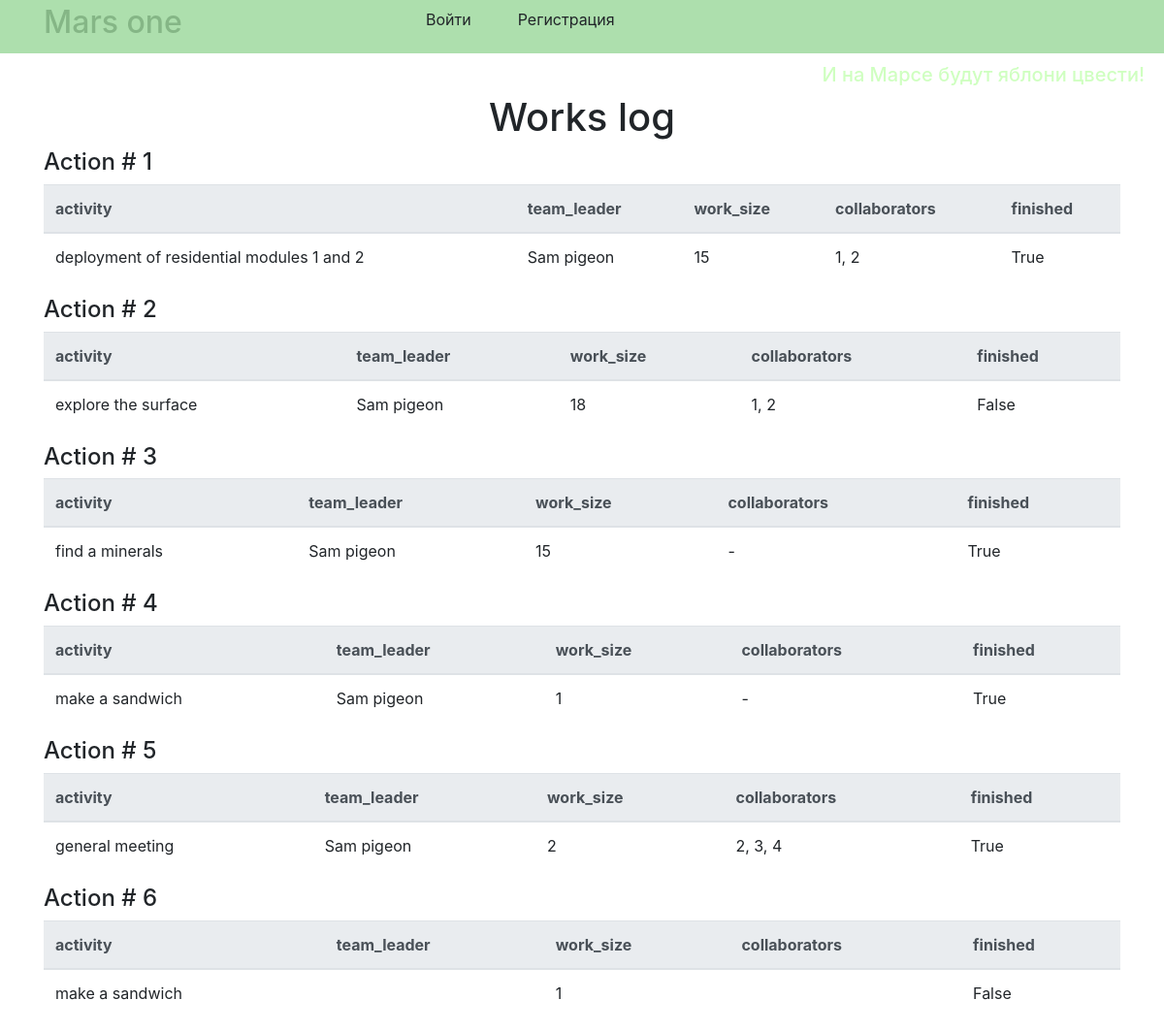
The page / on the database its author committed.
### data/jobs.py (models this page shows)
class Job(SqlAlchemyBase, SerializerMixin):
    __tablename__ = 'jobs'
    id = sqlalchemy.Column(sqlalchemy.Integer,
                           primary_key=True, autoincrement=True)
    team_leader = sqlalchemy.Column(sqlalchemy.Integer,
                                    sqlalchemy.ForeignKey("users.id"))
    job = sqlalchemy.Column(sqlalchemy.String, nullable=True)
    work_size = sqlalchemy.Column(sqlalchemy.Integer, nullable=True)
    collaborators = sqlalchemy.Column(sqlalchemy.String, nullable=True)
    start_date = sqlalchemy.Column(sqlalchemy.String, nullable=True)
    is_finished = sqlalchemy.Column(sqlalchemy.Boolean, default=False)
    user = orm.relation('User')

### data/users.py (models this page shows, shortened)
class User(SqlAlchemyBase, SerializerMixin, UserMixin):
    __tablename__ = 'users'
    id = sqlalchemy.Column(sqlalchemy.Integer,
                           primary_key=True, autoincrement=True)
    surname = sqlalchemy.Column(sqlalchemy.String, nullable=True)
    name = sqlalchemy.Column(sqlalchemy.String, nullable=True)
    age = sqlalchemy.Column(sqlalchemy.Integer, nullable=True)
    position = sqlalchemy.Column(sqlalchemy.String, nullable=True)
    speciality = sqlalchemy.Column(sqlalchemy.String, nullable=True)
    address = sqlalchemy.Column(sqlalchemy.String, nullable=True)
    email = sqlalchemy.Column(sqlalchemy.String,
                              index=True, unique=True, nullable=True)
    hashed_password = sqlalchemy.Column(sqlalchemy.String, nullable=True)
    modified_date = sqlalchemy.Column(sqlalchemy.DateTime,
                                      default=datetime.datetime.now)
    jobs = orm.relation("Job", back_populates='user')

### main.py (the view)
@app.route("/")
def index():
    session = db_session.create_session()
    jobs = session.query(Job).all()
    return render_template("index.html", jobs=jobs)

### data/db_session.py (called while the page is built)
def create_session() -> Session:
    global __factory
    return __factory()

### templates/index.html (shortened to what this page needs)
{% extends "base.html" %}
{% block content %}
<div class="text text-center"><h1>Works log</h1></div>
{% for job in jobs %}
    <h4>Action # {{ job.id }}</h4>
    <table class="table">
      <thead class="thead-light">
        <tr>
          <th scope="col">activity</th>
          <th scope="col">team_leader</th>
          <th scope="col">work_size</th>
          <th scope="col">collaborators</th>
          <th scope="col">finished</th>
        </tr>
      </thead>
      <tbody>
        <tr>
          <td>{{ job.job }}</td>
          <td>{{ job.user.name }} {{ job.user.surname }}</td>
          <td>{{ job.work_size }}</td>
          <td>{{ job.collaborators }}</td>
          <td>{{ job.is_finished }}</td>
        </tr>
      </tbody>
    </table>
{% endfor %}
{% endblock %}

### rows shown on the page
Job: id "1", job "deployment of residential modules 1 and 2", user.name "Sam", user.surname "pigeon", work_size "15", collaborators "1, 2", is_finished "True"
Job: id "2", job "explore the surface", user.name "Sam", user.surname "pigeon", work_size "18", collaborators "1, 2", is_finished "False"
Job: id "3", job "find a minerals", user.name "Sam", user.surname "pigeon", work_size "15", collaborators "-", is_finished "True"
Job: id "4", job "make a sandwich", user.name "Sam", user.surname "pigeon", work_size "1", collaborators "-", is_finished "True"
Job: id "5", job "general meeting", user.name "Sam", user.surname "pigeon", work_size "2", collaborators "2, 3, 4", is_finished "True"
Job: id "6", job "make a sandwich", work_size "1", is_finished "False"
